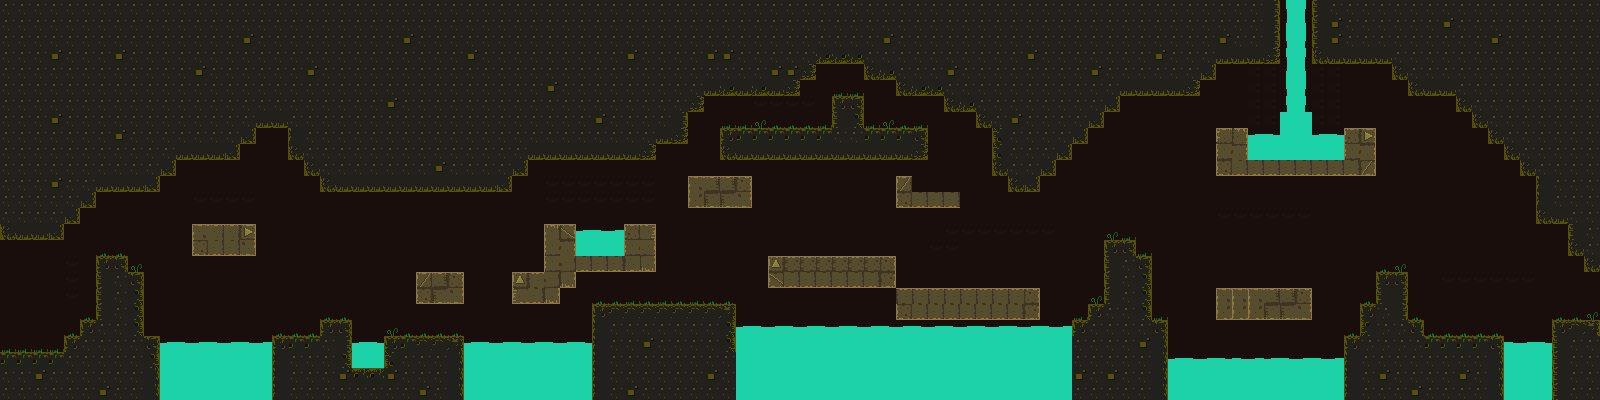

A level layout from a 2D game, rendered from its tile map. Below: a short description, then the map file with tile-grid data replaced by summaries:
An orthogonal 100x25 tile map with 16x16 px tiles, 1 tile layer (graphic), 1 hidden layer not drawn, 1 image layer and 102 objects.

<map version="1.0" orientation="orthogonal" renderorder="right-down" width="100" height="25" tilewidth="16" tileheight="16" nextobjectid="276">
 <tileset firstgid="1" name="grotto" tilewidth="16" tileheight="16" tilecount="40" columns="8">
  <image source="grotto.png" width="128" height="80" />
 </tileset>
 <imagelayer name="background">
  <image source="level1.png" width="1600" height="400" />
 </imagelayer>
 <layer name="background" width="100" height="25" visible="0">
  <data>[2500 cells, 2500 non-empty, 6 distinct tile ids]</data>
 </layer>
 <layer name="graphic" width="100" height="25">
  <data>[2500 cells, 1528 non-empty, 26 distinct tile ids]</data>
 </layer>
 <objectgroup name="ground">
  <object id="177" x="0" y="0" width="64" height="240" />
  <object id="178" x="64" y="0" width="16" height="224" />
  <object id="179" x="80" y="0" width="16" height="208" />
  <object id="180" x="96" y="0" width="64" height="192" />
  <object id="181" x="160" y="0" width="16" height="176" />
  <object id="182" x="176" y="0" width="64" height="160" />
  <object id="183" x="240" y="0" width="16" height="144" />
  <object id="185" x="256" y="0" width="432" height="128" />
  <object id="186" x="288" y="128" width="400" height="16" />
  <object id="187" x="288" y="144" width="368" height="16" />
  <object id="189" x="304" y="160" width="224" height="16" />
  <object id="190" x="320" y="176" width="192" height="16" />
  <object id="191" x="688" y="0" width="16" height="112" />
  <object id="192" x="704" y="0" width="96" height="96" />
  <object id="193" x="800" y="0" width="16" height="80" />
  <object id="195" x="816" y="0" width="464" height="64" />
  <object id="196" x="864" y="64" width="352" height="16" />
  <object id="197" x="896" y="80" width="304" height="16" />
  <object id="198" x="944" y="96" width="176" height="16" />
  <object id="199" x="976" y="112" width="128" height="16" />
  <object id="201" x="992" y="128" width="64" height="48" />
  <object id="202" x="1056" y="128" width="16" height="32" />
  <object id="203" x="1072" y="128" width="16" height="16" />
  <object id="204" x="1008" y="176" width="32" height="16" />
  <object id="205" x="1312" y="0" width="288" height="64" />
  <object id="206" x="1392" y="64" width="208" height="16" />
  <object id="207" x="1408" y="80" width="192" height="16" />
  <object id="209" x="1536" y="96" width="64" height="128" />
  <object id="210" x="1456" y="96" width="80" height="16" />
  <object id="211" x="1472" y="112" width="64" height="16" />
  <object id="212" x="1488" y="128" width="48" height="16" />
  <object id="213" x="1504" y="144" width="32" height="16" />
  <object id="214" x="1520" y="160" width="16" height="16" />
  <object id="215" x="1568" y="224" width="32" height="32" />
  <object id="216" x="1584" y="256" width="16" height="16" />
  <object id="217" x="1552" y="320" width="48" height="80" />
  <object id="218" x="1344" y="336" width="160" height="64" />
  <object id="219" x="1360" y="304" width="48" height="32" />
  <object id="220" x="1376" y="272" width="32" height="32" />
  <object id="221" x="1408" y="320" width="16" height="16" />
  <object id="222" x="1216" y="288" width="96" height="32" />
  <object id="225" x="1216" y="128" width="32" height="48" />
  <object id="226" x="1248" y="160" width="128" height="16" />
  <object id="227" x="1344" y="128" width="32" height="32" />
  <object id="228" x="1104" y="240" width="32" height="160" />
  <object id="229" x="1136" y="256" width="16" height="144" />
  <object id="230" x="1152" y="320" width="16" height="80" />
  <object id="231" x="1088" y="304" width="16" height="96" />
  <object id="232" x="1072" y="320" width="16" height="80" />
  <object id="233" x="896" y="288" width="144" height="32" />
  <object id="234" x="768" y="256" width="128" height="32" />
  <object id="236" x="896" y="176" width="16" height="32" />
  <object id="237" x="912" y="192" width="48" height="16" />
  <object id="242" x="720" y="128" width="208" height="32" />
  <object id="243" x="832" y="96" width="32" height="32" />
  <object id="244" x="688" y="176" width="64" height="32" />
  <object id="245" x="592" y="304" width="144" height="96" />
  <object id="246" x="544" y="224" width="32" height="64" />
  <object id="248" x="512" y="272" width="32" height="32" />
  <object id="249" x="544" y="288" width="16" height="16" />
  <object id="250" x="576" y="256" width="80" height="16" />
  <object id="251" x="624" y="224" width="32" height="32" />
  <object id="254" x="384" y="336" width="80" height="64" />
  <object id="255" x="272" y="336" width="80" height="64" />
  <object id="256" x="352" y="368" width="32" height="32" />
  <object id="258" x="320" y="320" width="32" height="16" />
  <object id="259" x="192" y="224" width="64" height="32" />
  <object id="260" x="96" y="256" width="32" height="144" />
  <object id="261" x="128" y="272" width="16" height="128" />
  <object id="262" x="144" y="336" width="16" height="64" />
  <object id="263" x="0" y="352" width="96" height="48" />
  <object id="264" x="64" y="336" width="32" height="16" />
  <object id="265" x="80" y="320" width="16" height="16" />
  <object id="267" x="416" y="272" width="48" height="32" />
  <object id="268" x="1.5" y="240" height="110.5" />
 </objectgroup>
 <objectgroup name="lava">
  <object id="160" x="160" y="341.5" width="112" height="58.5" />
  <object id="161" x="352" y="342" width="32" height="26" />
  <object id="162" x="464" y="341" width="128" height="59" />
  <object id="163" x="576" y="229.5" width="48" height="26.5" />
  <object id="164" x="736" y="325.5" width="336" height="74.5" />
  <object id="168" x="1285.5" y="0" width="20.5" height="112" />
  <object id="169" x="1280" y="112" width="32" height="48" />
  <object id="170" x="1248" y="134" width="32" height="26" />
  <object id="171" x="1312" y="134.5" width="32" height="25.5" />
  <object id="172" x="1168" y="358" width="176" height="42" />
  <object id="174" x="1504" y="342.5" width="48" height="57.5" />
 </objectgroup>
 <objectgroup name="enemy">
  <object id="111" x="416" y="320" width="16" height="16">
   <properties>
    <property name="Direction" value="Left" />
    <property name="Patrol" type="bool" value="true" />
   </properties>
  </object>
  <object id="112" x="960" y="272" width="16" height="16">
   <properties>
    <property name="Direction" value="Right" />
    <property name="Patrol" type="bool" value="true" />
   </properties>
  </object>
 </objectgroup>
 <objectgroup name="marker">
  <object id="104" x="896" y="272" width="16" height="16" />
  <object id="105" x="1024" y="272" width="16" height="16" />
  <object id="109" x="368" y="320" width="16" height="16" />
  <object id="110" x="464" y="320" width="16" height="16" />
 </objectgroup>
 <objectgroup name="finish">
  <object id="148" x="1596.5" y="272" width="3.5" height="48" />
 </objectgroup>
 <objectgroup name="start">
  <object id="270" x="16" y="336" width="16" height="16" />
 </objectgroup>
 <objectgroup name="bat">
  <object id="116" x="1152" y="96" width="16" height="16" />
  <object id="119" x="288" y="160" width="16" height="16" />
  <object id="125" x="1472" y="128" width="16" height="16" />
  <object id="156" x="1296" y="176" width="16" height="16" />
  <object id="269" x="352" y="192" width="16" height="16" />
  <object id="271" x="128" y="192" width="16" height="16" />
  <object id="274" x="608" y="160" width="16" height="16" />
  <object id="275" x="1536" y="224" width="16" height="16" />
 </objectgroup>
</map>
